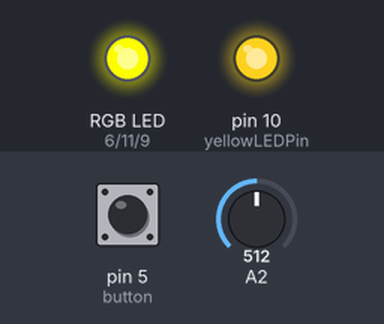
Recording of a sketch running on a simulated Arduino Uno, built with avr-gcc and run on an emulated ATmega328P. On the bench: an RGB LED mixed from three pins (HIGH = lit), output pins drawn as LEDs (lit = HIGH). The inputs (shaded band) are chosen by the test bench; at power-on: pin 5 (button) HIGH, A2 = 512. Dim RGB values are drawn brighter than linear; what the sketch prints to the serial monitor is not drawn.

Above: at 1.2 s.
1.3 s: pin 5 (button) pulled LOW for 0.15 s
At 2.8 s:
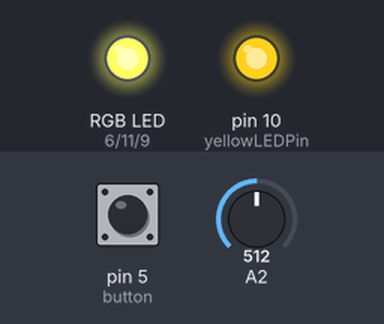
4.4 s: pin 5 (button) pulled LOW for 1 s
At 5.2 s:
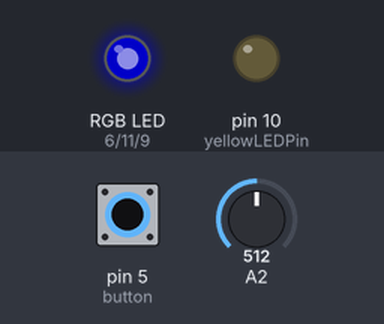
6.9 s: pin 5 (button) pulled LOW for 0.15 s
At 8.2 s:
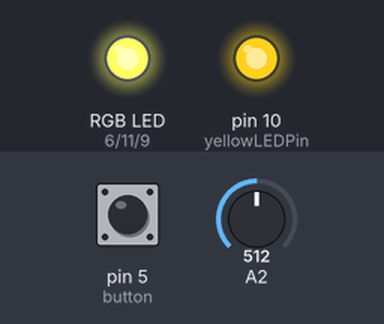
8.5 s: A2 set to 610
At 9.6 s:
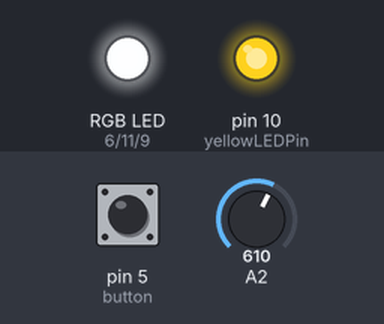
10.0 s: pin 5 (button) pulled LOW for 3.2 s
At 11.2 s:
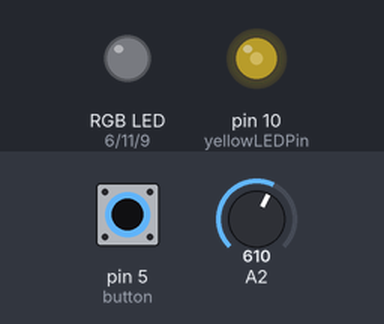
14.7 s: pin 5 (button) pulled LOW for 0.15 s
At 15.7 s:
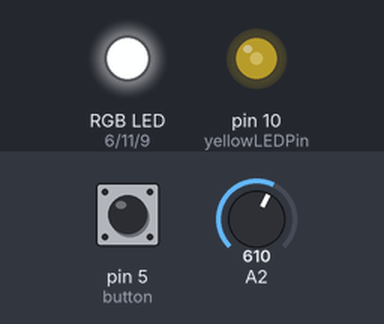
Timing chart, 0 to 17.3 s (numbered marks = the images above; inputs shaded):
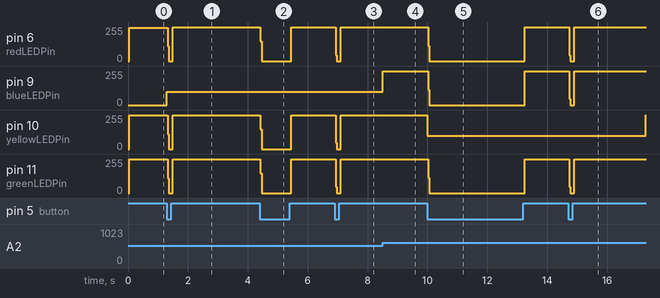

The sketch:

analoganddigital.ino
```cpp
//Katie Ferreol November 10 Assignment
//Analog Vs. Digital
//Instructions: The game starts off with all lights on. One friend dial the potentiometer at a random value.
//To make things fun, the other friends should guess what LED will be left on after the button is pressed.
//Press the button. Whoever's guess is right gets the point!

//declaring all variables
const int redLEDPin = 6;
const int blueLEDPin = 9;
const int yellowLEDPin = 10;
const int greenLEDPin = 11;
const int button = 5;

void setup() {
  Serial.begin(9600);

  //setting the button as input
  pinMode(button, INPUT_PULLUP);

  //setting the LED's as output
  pinMode(redLEDPin, OUTPUT);
  pinMode(blueLEDPin, OUTPUT);
  pinMode(yellowLEDPin, OUTPUT);
  pinMode(greenLEDPin, OUTPUT);
}

void loop() {
  //read the value of the potentiometer (ANALOG)
  int sensorValue = analogRead (A2);
  Serial.println(sensorValue);

  //read the state of the button (DIGITAL)
  int buttonState = digitalRead(button);
  delay(1);

  //if value is greater than 200 but less than 400, light up RED
  if ((sensorValue > 200) && (sensorValue < 400)) {
    analogWrite (redLEDPin, 100);
    analogWrite (blueLEDPin, 0);
    analogWrite (yellowLEDPin, 0);
    analogWrite (greenLEDPin, 0);
  }
  //if value is greater than 200 but less than 400, light up BLUE
  else if ((sensorValue > 400) && (sensorValue < 600)) {
    analogWrite (redLEDPin, 0);
    analogWrite (blueLEDPin, 100);
    analogWrite (yellowLEDPin, 0);
    analogWrite (greenLEDPin, 0);
  }
  //if value is greater than 200 but less than 400, light up YELLOW
  else if ((sensorValue > 600) && (sensorValue < 800)) {
    analogWrite (redLEDPin, 0);
    analogWrite (blueLEDPin, 0);
    analogWrite (yellowLEDPin, 100);
    analogWrite (greenLEDPin, 0);
  }
  //if value is greater than 200 but less than 400, light up GREEN
  else if (sensorValue > 800) {
    analogWrite (redLEDPin, 0);
    analogWrite (blueLEDPin, 0);
    analogWrite (yellowLEDPin, 0);
    analogWrite (greenLEDPin, 100);
  }
  //turn all LED's OFF when button is pressed
  //since it is below the analog values, it is lesser priority, explaining why the potentiometer LED will not turn off
  if (buttonState == HIGH)  {
    digitalWrite(redLEDPin, HIGH);
    digitalWrite(blueLEDPin, HIGH);
    digitalWrite(yellowLEDPin, HIGH);
    digitalWrite(greenLEDPin, HIGH);
  }
}
```

Measured:
- after the input at 1.3 s, pin 6 (redLEDPin): 251/255 → 0/255 at once, → 253/255 0.18 s later; pin 9 (blueLEDPin): 0/255 → 100/255 at once; pin 10 (yellowLEDPin): 252/255 → 0/255 at once, → 254/255 0.18 s later; pin 11 (greenLEDPin): 253/255 → 0/255 at once, → 254/255 0.18 s later
- after the input at 4.4 s, pin 6 (redLEDPin): 253/255 → 0/255 at once, → 253/255 1.0 s later; pin 9 (blueLEDPin): stays 100/255 (without the input it goes to 255/255 after 2.5 s); pin 10 (yellowLEDPin), pin 11 (greenLEDPin): 254/255 → 0/255 at once, → 254/255 1.0 s later
- after the input at 6.9 s, pin 6 (redLEDPin): 253/255 → 0/255 at once, → 253/255 0.17 s later; pin 9 (blueLEDPin): stays 100/255 (without the input it goes to 255/255 after 1.6 s); pin 10 (yellowLEDPin), pin 11 (greenLEDPin): 254/255 → 0/255 at once, → 254/255 0.17 s later
- after the input at 8.5 s, pin 9 (blueLEDPin): 100/255 → 255/255 after 0.01 s instead of 1.5 s
- after the input at 10.0 s, pin 6 (redLEDPin): 253/255 → 0/255 at once; pin 9 (blueLEDPin): 255/255 → 0/255 at once; pin 10 (yellowLEDPin): 254/255 → 100/255 at once; pin 11 (greenLEDPin): 254/255 → 0/255 at once
- after the input at 14.7 s, pin 6 (redLEDPin): 253/255 → 0/255 at once, → 253/255 0.17 s later; pin 9 (blueLEDPin), pin 11 (greenLEDPin): 254/255 → 0/255 at once, → 254/255 0.17 s later
